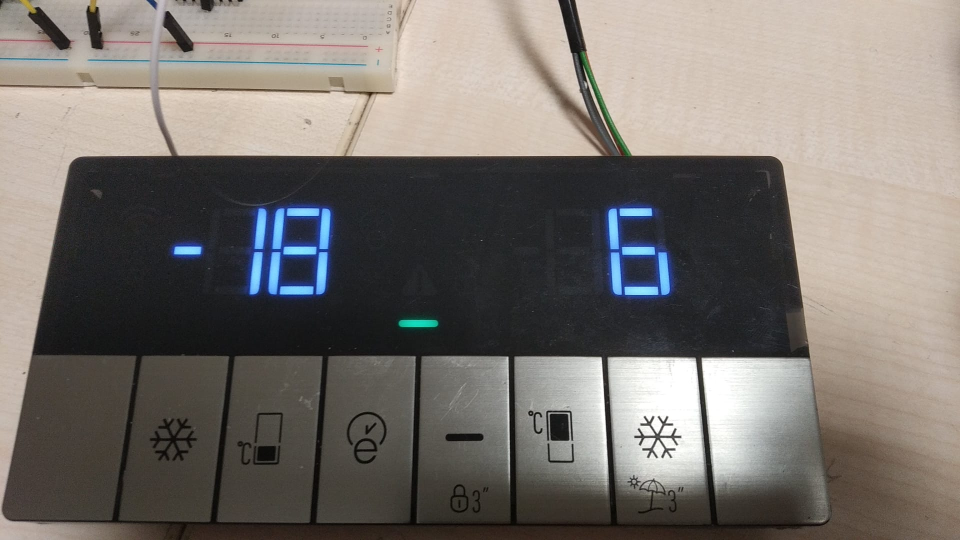
#> input picture images/ex3.jpeg, 1920 x 1080 px, found by its file name (shown at 1/2 size)
$ python ss_ocr.py
#> lines starting #> are read from the running program, lines starting #| are printed output that depends on the picture; after the words box and inside, x2 and y2 are one past the last pixel; in counts of white or black regions, pixels touching at a corner belong together
# -*- coding: utf-8 -*-
"""SS_OCR.ipynb

Automatically generated by Colaboratory.

Original file is located at
    https://colab.research.google.com/drive/1VUOgC9pM_9mVcYVVfmQciZHIvG2Z-5oe
"""

# import the necessary packages
from imutils.perspective import four_point_transform
from imutils import contours
import PIL
import imutils
import cv2
import numpy as np
import os
# define the dictionary of digit segments so we can identify
# each digit on the thermostat
DIGITS_LOOKUP = {
	(1, 1, 1, 0, 1, 1, 1): 0,
	(0, 0, 1, 0, 0, 1, 0): 1,
	(1, 0, 1, 1, 1, 0, 1): 2,
	(1, 0, 1, 1, 0, 1, 1): 3,
	(0, 1, 1, 1, 0, 1, 0): 4,
	(1, 1, 0, 1, 0, 1, 1): 5,
	(1, 1, 0, 1, 1, 1, 1): 6,
	(1, 0, 1, 0, 0, 1, 0): 7,
	(1, 1, 1, 1, 1, 1, 1): 8,
	(1, 1, 1, 1, 0, 1, 1): 9
}


# load the example image
real_img_dir = os.path.abspath(os.path.join(os.getcwd(), "..", "icon_recog", "images", "ex3.jpeg")).replace('\\', '/')

displayim = real_img_dir
image = cv2.imread(displayim)
#> image is the input picture: shape (1080, 1920, 3); mean B, G, R 110.2, 115.1, 120.4

# pre-process the image by resizing it, converting it to
# graycale, blurring it, and computing an edge map
image = imutils.resize(image, height=500)
#> image: shape (500, 888, 3)
gray = cv2.cvtColor(image, cv2.COLOR_BGR2GRAY)
blurred = cv2.GaussianBlur(gray, (5,5), 0)
thresh = cv2.threshold(gray, 120, 255, cv2.THRESH_BINARY)[1]
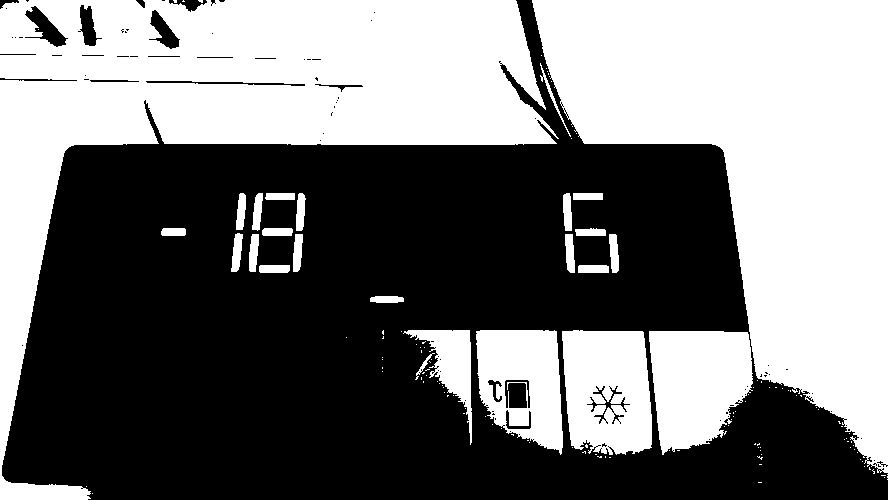
#> thresh: shape (500, 888); 47% white; 134 white regions (109 under 20 px), largest, box (x1, y1, x2, y2) and area: (532, 0, 888, 473) 87929, (0, 0, 559, 500) 86086, (649, 331, 753, 455) 9950
edged = cv2.Canny(gray, 50, 200, 3)
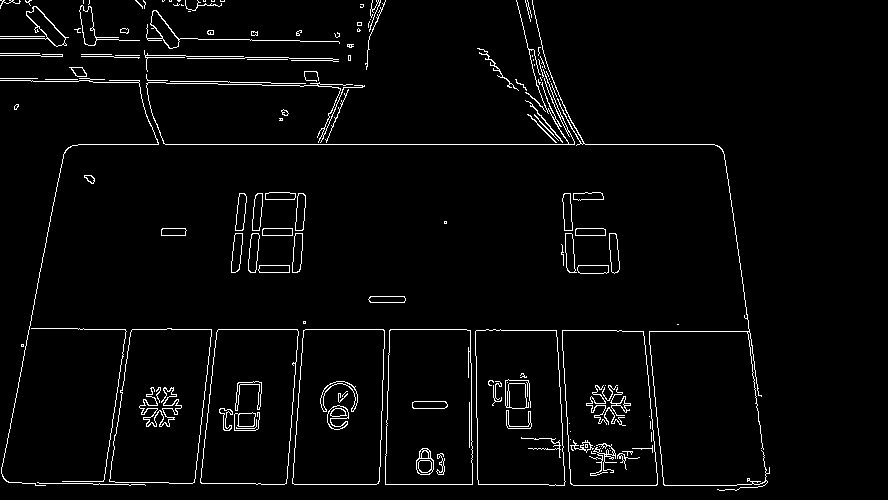
#> edged: shape (500, 888); 3.1% white in thin lines or dots, all inside (x1, y1, x2, y2) = (0, 0, 770, 491)
cv2.imshow("edged",edged)
cv2.waitKey(0)
dilate = cv2.dilate(edged, None, iterations=3)
#> dilate: shape (500, 888); 18.1% white; 22 white regions, largest, box (x1, y1, x2, y2) and area: (0, 0, 773, 494) 55192, (228, 189, 309, 276) 5042, (558, 189, 623, 277) 3363
erode = cv2.erode(dilate, None, iterations=2)
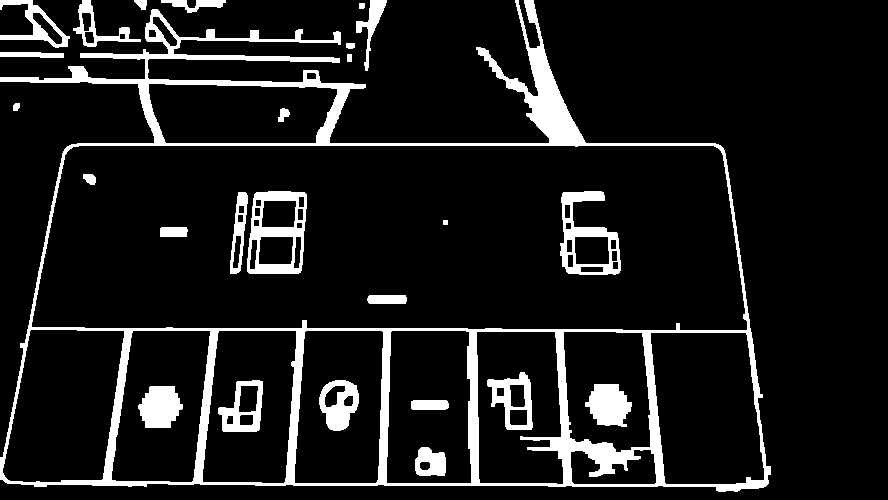
#> erode: shape (500, 888); 10.6% white; 26 white regions


cv2.imshow("erode",erode)
cv2.waitKey(0)
# find contours in the edge map, then sort them by their
# size in descending order
cnts = cv2.findContours(erode.copy(), cv2.RETR_TREE, cv2.CHAIN_APPROX_NONE)
#> cnts = 75 contours, 1 with area under 20; largest, box (x1, y1, x2, y2) and area: (0, 0, 771, 492) 264311, (31, 145, 748, 331) 125842, (650, 332, 765, 485) 14930, (2, 329, 125, 483) 14858, (294, 330, 384, 484) 12522
cnts = imutils.grab_contours(cnts)
cnts = sorted(cnts, key=cv2.contourArea, reverse=True)
displayCnt = None

# loop over the contours
for c in cnts:
	# approximate the contour
	peri = cv2.arcLength(c, True)
	approx = cv2.approxPolyDP(c, 0.02 * peri, True)
	# if the contour has four vertices, then we have found
	# the thermostat display
	if len(approx) == 4:
		displayCnt = approx
		break
#> this loop made 2 passes
#> (peri, displayCnt) on pass 2: (1788.7, [[31, 322], [73, 146], [713, 145], [747, 329]])
#> peri on pass 1: 4432.1

copy_image = image.copy()
cv2.drawContours(copy_image, cnts, 1, (0,255,0), 3)
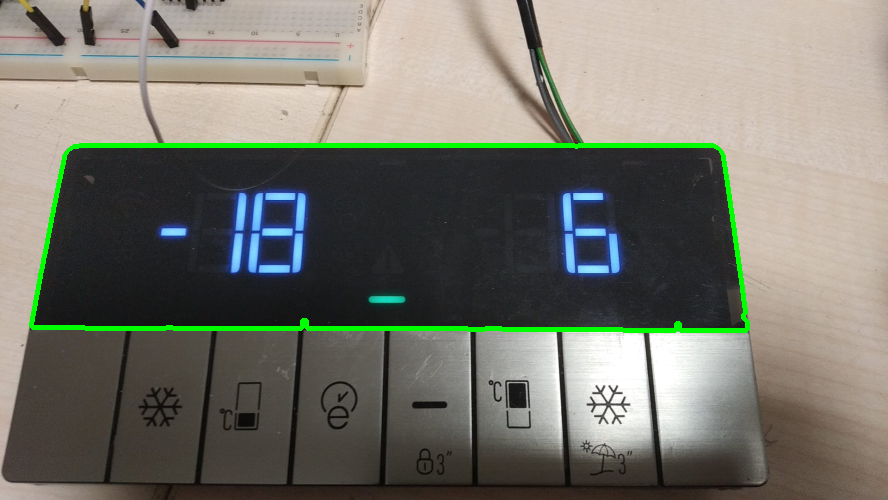
#> copy_image: shape (500, 888, 3); mean B, G, R 108.8, 118.6, 118.8
cv2.imshow("copy image",copy_image)
cv2.waitKey(0)

peri = cv2.arcLength(cnts[1], True)
approx = cv2.approxPolyDP(cnts[1], 0.02 * peri, True)
displayCnt = approx

warped = four_point_transform(gray, displayCnt.reshape(4, 2))
output = four_point_transform(image, displayCnt.reshape(4, 2))
cv2.imshow("warped",warped)
cv2.waitKey(0)

thresh = cv2.threshold(warped, 0, 255, cv2.THRESH_BINARY | cv2.THRESH_OTSU)[1]
#> thresh: shape (187, 716); 3.8% white; 18 white regions (1 under 20 px), largest, box (x1, y1, x2, y2) and area: (262, 53, 272, 94) 357, (216, 96, 226, 136) 357, (216, 53, 225, 94) 354
dilate = cv2.dilate(thresh, None, iterations=2)
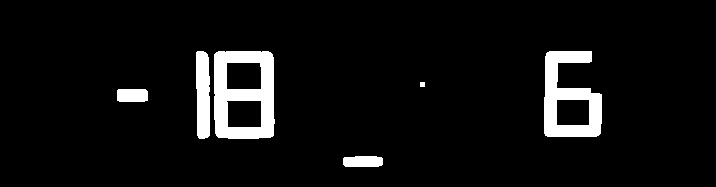
#> dilate: shape (187, 716); 6.2% white; 6 white regions
erode = cv2.erode(dilate, None, iterations=0)
kernel = cv2.getStructuringElement(cv2.MORPH_ELLIPSE, (1, 5))
thresh = cv2.morphologyEx(erode, cv2.MORPH_OPEN, kernel)
cv2.imshow("thresh",thresh)
cv2.waitKey(0)

# find contours in the thresholded image, then initialize the
# digit contours lists
cnts = cv2.findContours(thresh.copy(), cv2.RETR_EXTERNAL, cv2.CHAIN_APPROX_SIMPLE)
#> cnts = 6 contours, 1 with area under 20; largest, box (x1, y1, x2, y2) and area: (214, 51, 275, 139) 5064, (544, 51, 602, 137) 3453, (196, 51, 210, 139) 1030, (343, 156, 383, 167) 366, (117, 89, 148, 102) 354
cnts = imutils.grab_contours(cnts)
cv2.drawContours(warped, cnts, -1, (0,255,0), 3)
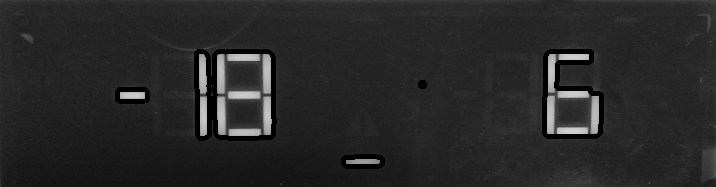
#> warped: shape (187, 716); min 0, max 210, mean 40.4
cv2.imshow("warped",warped)
cv2.waitKey(0)
digitCnts = []
# loop over the digit area candidates
for c in cnts:
	# compute the bounding box of the contour
	(x, y, w, h) = cv2.boundingRect(c)
	# if the contour is sufficiently large, it must be a digit
	if w >= 10 and (h >= 40):
	    digitCnts.append(c)
#> this loop made 6 passes
#> (x, y, w, h) on passes 1, 2, 4, 5, 6: (343, 156, 40, 11), (117, 89, 31, 13), (544, 51, 58, 86), (214, 51, 61, 88), (196, 51, 14, 88)
#> (c, x, y, w, h) on pass 3: ([[420, 82], [420, 86], [424, 86], [424, 82]], 420, 82, 5, 5)
#> after the loop, digitCnts = 3 contours; box (x1, y1, x2, y2) and area: (214, 51, 275, 139) 5064, (544, 51, 602, 137) 3453, (196, 51, 210, 139) 1030

# sort the contours from left-to-right, then initialize the
# actual digits themselves
digitCnts = contours.sort_contours(digitCnts, method="left-to-right")[0]
digits = []

# loop over each of the digits
for c in digitCnts:
	# extract the digit ROI
	(x, y, w, h) = cv2.boundingRect(c)
	roi = thresh[y:y + h, x:x + w]
	# compute the width and height of each of the 7 segments
	# we are going to examine
	(roiH, roiW) = roi.shape
	(dW, dH) = (int(roiW * 0.25), int(roiH * 0.15))
	dHC = int(roiH * 0.05)
	# define the set of 7 segments
	segments = [
		((0, 0), (w, dH)),	# top
		((0, 0), (dW, h // 2)),	# top-left
		((w - dW, 0), (w, h // 2)),	# top-right
		((0, (h // 2) - dHC) , (w, (h // 2) + dHC)), # center
		((0, h // 2), (dW, h)),	# bottom-left
		((w - dW, h // 2), (w, h)),	# bottom-right
		((0, h - dH), (w, h))	# bottom
	]
	on = [0] * len(segments)

	# loop over the segments
	for (i, ((xA, yA), (xB, yB))) in enumerate(segments):
		# extract the segment ROI, count the total number of
		# thresholded pixels in the segment, and then compute
		# the area of the segment
		segROI = roi[yA:yB, xA:xB]
		total = cv2.countNonZero(segROI)
		area = (xB - xA) * (yB - yA)
		# if the total number of non-zero pixels is greater than
		# 50% of the area, mark the segment as "on"
		if float(area) != 0:
		    if total / float(area) > 0.5:
		        on[i]= 1

	if w < 20 and (h >= 40):
	    digit = 1
	else:
		digit = DIGITS_LOOKUP[tuple(on)]

	digits.append(digit)
	cv2.rectangle(output, (x, y), (x + w, y + h), (0, 255, 0), 1)
	cv2.putText(output, str(digit), (x - 10, y - 10),
	cv2.FONT_HERSHEY_SIMPLEX, 0.65, (0, 255, 0), 2)
#> this loop made 3 passes
#> (x, w, h, roiH, roiW, dW, dH, digit) on passes 1 to 3: (196, 14, 88, 88, 14, 3, 13, 1), (214, 61, 88, 88, 61, 15, 13, 8), (544, 58, 86, 86, 58, 14, 12, 6)
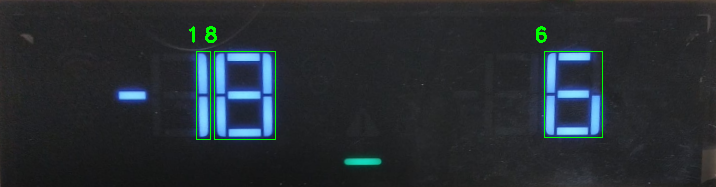
#> output: shape (187, 716, 3); mean B, G, R 50.5, 45.3, 38.5
#> after the loop, digits = [1, 8, 6]

print(digits)
#| [1, 8, 6]
cv2.imshow("image",image)
cv2.imshow("output",output)
cv2.waitKey(0)
